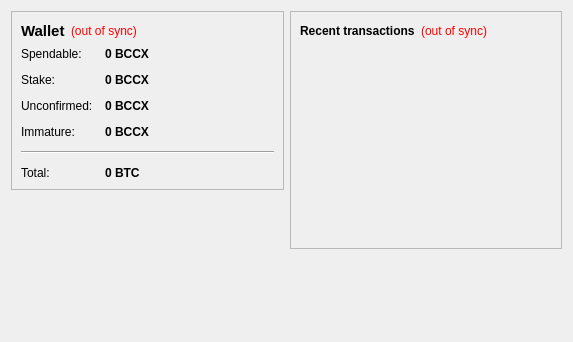
<?xml version="1.0" encoding="UTF-8"?>
<ui version="4.0">
 <class>OverviewPage</class>
 <widget class="QWidget" name="OverviewPage">
  <property name="geometry">
   <rect>
    <x>0</x>
    <y>0</y>
    <width>573</width>
    <height>342</height>
   </rect>
  </property>
  <property name="windowTitle">
   <string>Form</string>
  </property>
  <layout class="QHBoxLayout" name="horizontalLayout" stretch="1,1">
   <item>
    <layout class="QVBoxLayout" name="verticalLayout_2">
     <item>
      <widget class="QFrame" name="frame">
       <property name="frameShape">
        <enum>QFrame::StyledPanel</enum>
       </property>
       <property name="frameShadow">
        <enum>QFrame::Raised</enum>
       </property>
       <layout class="QVBoxLayout" name="verticalLayout_4">
        <item>
         <layout class="QHBoxLayout" name="horizontalLayout_4">
          <item>
           <widget class="QLabel" name="label_5">
            <property name="font">
             <font>
              <pointsize>11</pointsize>
              <weight>75</weight>
              <bold>true</bold>
             </font>
            </property>
            <property name="text">
             <string>Wallet</string>
            </property>
           </widget>
          </item>
          <item>
           <widget class="QLabel" name="labelWalletStatus">
            <property name="toolTip">
             <string>The displayed information may be out of date. Your wallet automatically synchronizes with the bitconnectx network after a connection is established, but this process has not completed yet.</string>
            </property>
            <property name="styleSheet">
             <string notr="true">QLabel { color: red; }</string>
            </property>
            <property name="text">
             <string notr="true">(out of sync)</string>
            </property>
            <property name="alignment">
             <set>Qt::AlignLeading|Qt::AlignLeft|Qt::AlignVCenter</set>
            </property>
           </widget>
          </item>
          <item>
           <spacer name="horizontalSpacer_2">
            <property name="orientation">
             <enum>Qt::Horizontal</enum>
            </property>
            <property name="sizeHint" stdset="0">
             <size>
              <width>40</width>
              <height>20</height>
             </size>
            </property>
           </spacer>
          </item>
         </layout>
        </item>
        <item>
         <layout class="QFormLayout" name="formLayout_2">
          <property name="fieldGrowthPolicy">
           <enum>QFormLayout::AllNonFixedFieldsGrow</enum>
          </property>
          <property name="horizontalSpacing">
           <number>12</number>
          </property>
          <property name="verticalSpacing">
           <number>12</number>
          </property>
          <item row="0" column="0">
           <widget class="QLabel" name="label">
            <property name="text">
             <string>Spendable:</string>
            </property>
           </widget>
          </item>
          <item row="0" column="1">
           <widget class="QLabel" name="labelBalance">
            <property name="font">
             <font>
              <weight>75</weight>
              <bold>true</bold>
             </font>
            </property>
            <property name="cursor">
             <cursorShape>IBeamCursor</cursorShape>
            </property>
            <property name="toolTip">
             <string>Your current spendable balance</string>
            </property>
            <property name="text">
             <string notr="true">0 BCCX</string>
            </property>
            <property name="textInteractionFlags">
             <set>Qt::LinksAccessibleByMouse|Qt::TextSelectableByKeyboard|Qt::TextSelectableByMouse</set>
            </property>
           </widget>
          </item>
          <item row="1" column="0">
           <widget class="QLabel" name="label_6">
            <property name="text">
             <string>Stake:</string>
            </property>
           </widget>
          </item>
          <item row="1" column="1">
           <widget class="QLabel" name="labelStake">
            <property name="font">
             <font>
              <weight>75</weight>
              <bold>true</bold>
             </font>
            </property>
            <property name="cursor">
             <cursorShape>IBeamCursor</cursorShape>
            </property>
            <property name="toolTip">
             <string>Total of coins that was staked, and do not yet count toward the current balance</string>
            </property>
            <property name="text">
             <string notr="true">0 BCCX</string>
            </property>
            <property name="textInteractionFlags">
             <set>Qt::LinksAccessibleByMouse|Qt::TextSelectableByKeyboard|Qt::TextSelectableByMouse</set>
            </property>
           </widget>
          </item>
          <item row="2" column="0">
           <widget class="QLabel" name="label_3">
            <property name="text">
             <string>Unconfirmed:</string>
            </property>
           </widget>
          </item>
          <item row="2" column="1">
           <widget class="QLabel" name="labelUnconfirmed">
            <property name="font">
             <font>
              <weight>75</weight>
              <bold>true</bold>
             </font>
            </property>
            <property name="cursor">
             <cursorShape>IBeamCursor</cursorShape>
            </property>
            <property name="toolTip">
             <string>Total of transactions that have yet to be confirmed, and do not yet count toward the current balance</string>
            </property>
            <property name="text">
             <string notr="true">0 BCCX</string>
            </property>
            <property name="textInteractionFlags">
             <set>Qt::LinksAccessibleByMouse|Qt::TextSelectableByKeyboard|Qt::TextSelectableByMouse</set>
            </property>
           </widget>
          </item>
          <item row="3" column="0">
           <widget class="QLabel" name="labelImmatureText">
            <property name="text">
             <string>Immature:</string>
            </property>
           </widget>
          </item>
          <item row="3" column="1">
           <widget class="QLabel" name="labelImmature">
            <property name="font">
             <font>
              <weight>75</weight>
              <bold>true</bold>
             </font>
            </property>
            <property name="toolTip">
             <string>Mined balance that has not yet matured</string>
            </property>
            <property name="text">
             <string notr="true">0 BCCX</string>
            </property>
            <property name="textInteractionFlags">
             <set>Qt::LinksAccessibleByMouse|Qt::TextSelectableByKeyboard|Qt::TextSelectableByMouse</set>
            </property>
           </widget>
          </item>
          <item row="4" column="0" colspan="2">
           <widget class="Line" name="line">
            <property name="orientation">
             <enum>Qt::Horizontal</enum>
            </property>
           </widget>
          </item>
          <item row="5" column="0">
           <widget class="QLabel" name="labelTotalText">
            <property name="text">
             <string>Total:</string>
            </property>
           </widget>
          </item>
          <item row="5" column="1">
           <widget class="QLabel" name="labelTotal">
            <property name="font">
             <font>
              <weight>75</weight>
              <bold>true</bold>
             </font>
            </property>
            <property name="cursor">
             <cursorShape>IBeamCursor</cursorShape>
            </property>
            <property name="toolTip">
             <string>Your current total balance</string>
            </property>
            <property name="text">
             <string notr="true">0 BTC</string>
            </property>
            <property name="textInteractionFlags">
             <set>Qt::LinksAccessibleByMouse|Qt::TextSelectableByKeyboard|Qt::TextSelectableByMouse</set>
            </property>
           </widget>
          </item>
         </layout>
        </item>
       </layout>
      </widget>
     </item>
     <item>
      <spacer name="verticalSpacer">
       <property name="orientation">
        <enum>Qt::Vertical</enum>
       </property>
       <property name="sizeHint" stdset="0">
        <size>
         <width>20</width>
         <height>40</height>
        </size>
       </property>
      </spacer>
     </item>
    </layout>
   </item>
   <item>
    <layout class="QVBoxLayout" name="verticalLayout_3">
     <item>
      <widget class="QFrame" name="frame_2">
       <property name="frameShape">
        <enum>QFrame::StyledPanel</enum>
       </property>
       <property name="frameShadow">
        <enum>QFrame::Raised</enum>
       </property>
       <layout class="QVBoxLayout" name="verticalLayout">
        <item>
         <layout class="QHBoxLayout" name="horizontalLayout_2">
          <item>
           <widget class="QLabel" name="label_4">
            <property name="text">
             <string>&lt;b&gt;Recent transactions&lt;/b&gt;</string>
            </property>
           </widget>
          </item>
          <item>
           <widget class="QLabel" name="labelTransactionsStatus">
            <property name="toolTip">
             <string>The displayed information may be out of date. Your wallet automatically synchronizes with the bitconnectx network after a connection is established, but this process has not completed yet.</string>
            </property>
            <property name="styleSheet">
             <string notr="true">QLabel { color: red; }</string>
            </property>
            <property name="text">
             <string notr="true">(out of sync)</string>
            </property>
            <property name="alignment">
             <set>Qt::AlignRight|Qt::AlignTrailing|Qt::AlignVCenter</set>
            </property>
           </widget>
          </item>
          <item>
           <spacer name="horizontalSpacer">
            <property name="orientation">
             <enum>Qt::Horizontal</enum>
            </property>
            <property name="sizeHint" stdset="0">
             <size>
              <width>40</width>
              <height>20</height>
             </size>
            </property>
           </spacer>
          </item>
         </layout>
        </item>
        <item>
         <widget class="QListView" name="listTransactions">
          <property name="styleSheet">
           <string notr="true">QListView { background: transparent; }</string>
          </property>
          <property name="frameShape">
           <enum>QFrame::NoFrame</enum>
          </property>
          <property name="verticalScrollBarPolicy">
           <enum>Qt::ScrollBarAlwaysOff</enum>
          </property>
          <property name="horizontalScrollBarPolicy">
           <enum>Qt::ScrollBarAlwaysOff</enum>
          </property>
          <property name="selectionMode">
           <enum>QAbstractItemView::NoSelection</enum>
          </property>
         </widget>
        </item>
       </layout>
      </widget>
     </item>
     <item>
      <spacer name="verticalSpacer_2">
       <property name="orientation">
        <enum>Qt::Vertical</enum>
       </property>
       <property name="sizeHint" stdset="0">
        <size>
         <width>20</width>
         <height>40</height>
        </size>
       </property>
      </spacer>
     </item>
    </layout>
   </item>
  </layout>
 </widget>
 <resources/>
 <connections/>
</ui>
